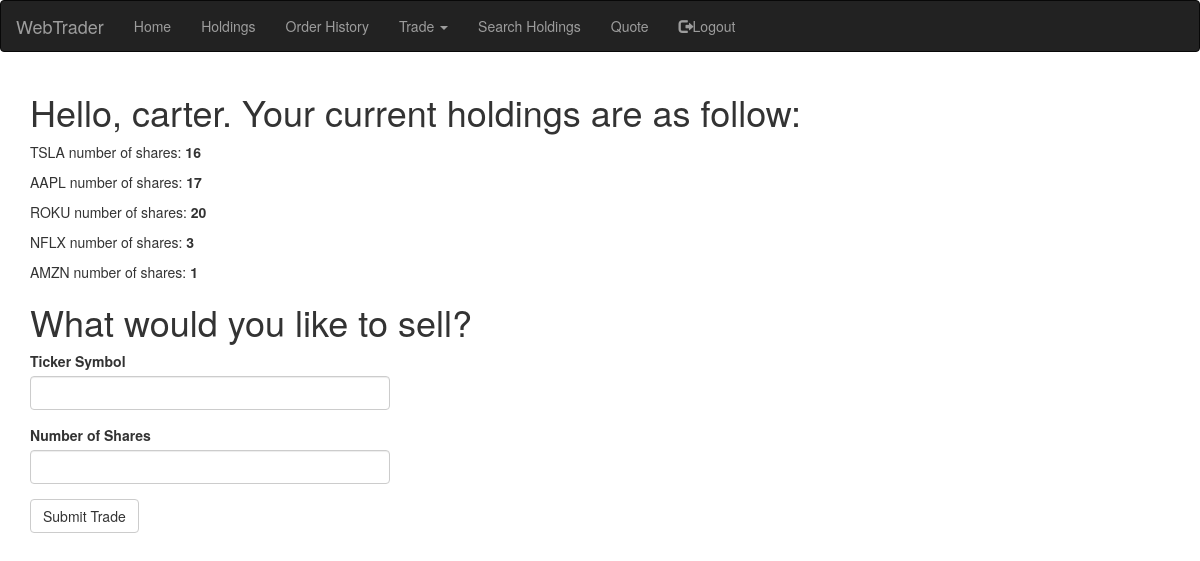
/sell (signed in), run on an earlier commit of the app's database.
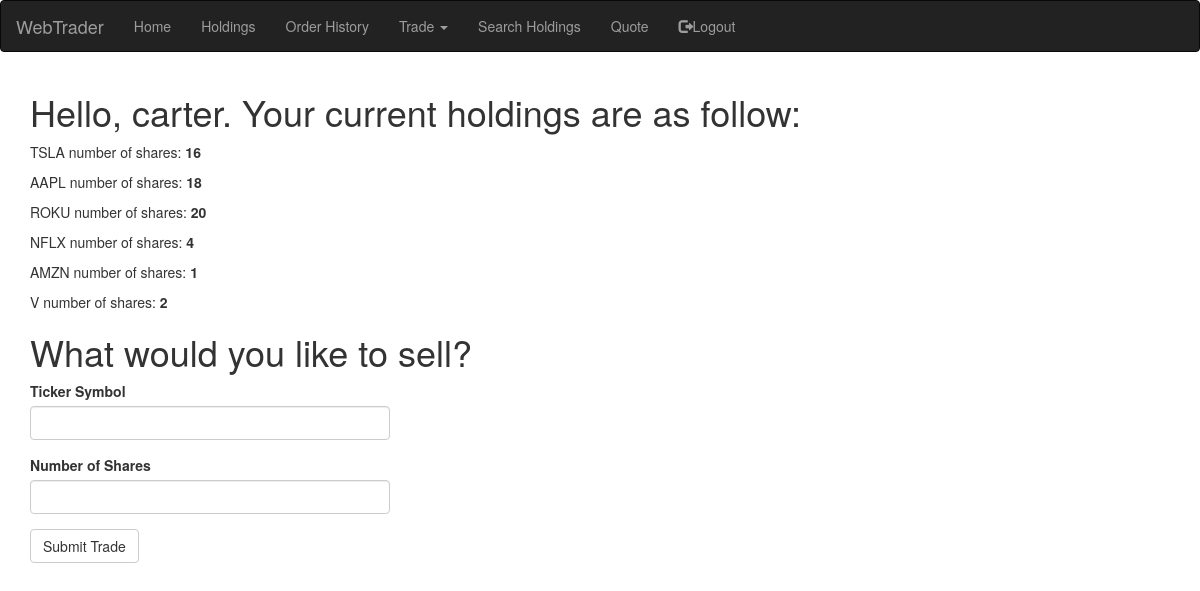
And on a later commit of the database.
### app/models.py (models this page shows, shortened)
class holdings(db.Model):
    id = db.Column(db.Integer, primary_key=True)
    ticker_symbol=db.Column(db.String(20))
    number_of_shares=db.Column(db.Integer)
    volume_weighted_average_price=db.Column(db.Float)
    account_pk=db.Column(db.Integer, db.ForeignKey('accounts.id'))

### app/routes.py (the view, shortened to what this page needs)
@app.route('/sell', methods=['GET', 'POST'])
@login_required
def sell():
    form = TradeForm()
    return render_template("sell.html", title='Sell Stock', form=form, userholdings=get_holdings(current_user))

### app/forms.py
class TradeForm(FlaskForm):
    ticker_symbol = StringField('Ticker Symbol', validators=[DataRequired()])
    number_of_shares = IntegerField('Number of Shares', validators=[DataRequired()])
    submit = SubmitField('Submit Trade')

### app/models.py (called while the page is built)
@login.user_loader
def load_user(id):
    return accounts.query.get(int(id))

### app/routes.py (called while the page is built)
def get_holdings(current_user):
    currentuser = accounts.query.filter_by(username=current_user.username).first()
    account_pk=currentuser.id
    userholdings=holdings.query.filter_by(account_pk=account_pk).all()
    return userholdings

### app/templates/sell.html
{% extends "base.html" %}
{% import 'bootstrap/wtf.html' as wtf %}
{% block app_content %}
    <h1>Hello, {{ current_user.username }}. Your current holdings are as follow:</h1>
    {% for holding in userholdings %}
    <div><p>{{ holding.ticker_symbol }} number of shares: <b>{{ holding.number_of_shares }}</b></p></div>
    {% endfor %}
    <h1>What would you like to sell?</h1>
    <div class="row">
        <div class="col-md-4">
            {{ wtf.quick_form(form) }}
        </div>
    </div>
{% endblock %}

What changed in the data, as far as the page shows it:
changed holdings "AAPL": number_of_shares "17" → "18"
changed holdings "NFLX": number_of_shares "3" → "4"
added holdings: ticker_symbol "V", number_of_shares "2"
